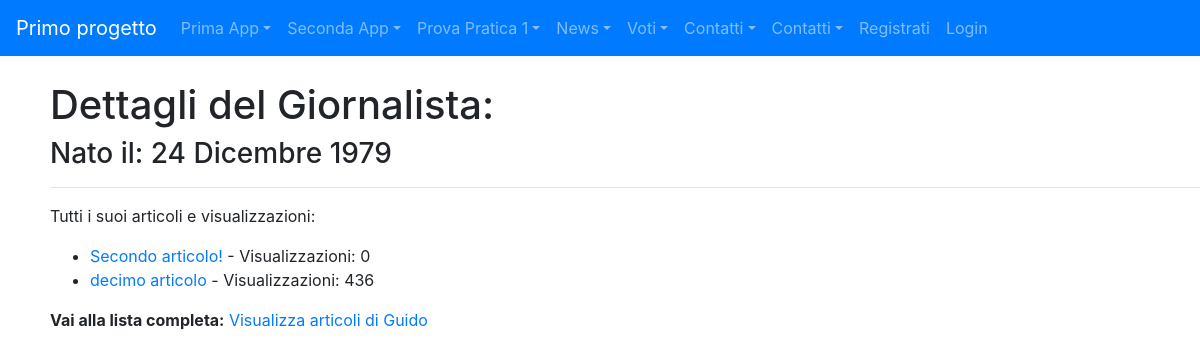
The app's page /news/giornalista_detail/2, older data.
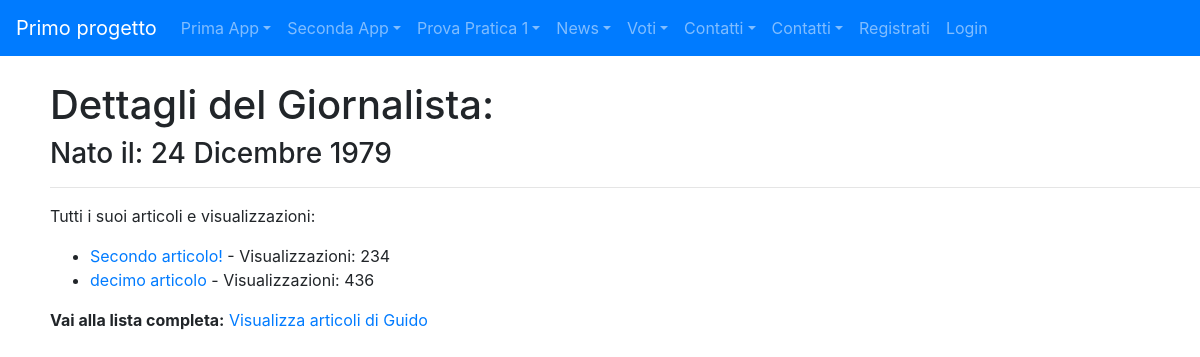
The same page, newer data.
### news/models.py (models this page shows, shortened)
class Articolo(models.Model):
    titolo=models.CharField(max_length=100)
    contenuto=models.TextField()
    giornalista=models.ForeignKey(Giornalista, on_delete=models.CASCADE, related_name="articoli")
    data=models.DateField(blank=True)
    visualizzazioni=models.IntegerField(default=0, blank=True)
    class Meta:
        verbose_name="Articolo"
        verbose_name_plural="Articoli"

### news/views.py (the view)
# urls.py: path("giornalista_detail/<int:pk>", giornalistaDetail, name="giornalista_detail"),
def giornalistaDetail(request, pk):
    giornalista = get_object_or_404(Giornalista, pk=pk)
    articoli = Articolo.objects.filter(giornalista=giornalista)
    context = {"giornalista": giornalista, "articoli": articoli}
    return render(request, "giornalista_detail.html", context)

### news/templates/news/giornalista_detail.html (shortened to what this page needs)
{% extends 'base.html' %}
{% block content %}
  <h1>Dettagli del Giornalista: {{ articolo.giornalista }}</h1>
  <h3>Nato il: {{ giornalista.anno_di_nascita }}</h3>
  <hr />
  <p>Tutti i suoi articoli e visualizzazioni:</p>
  <ul>
    {% for articolo in articoli %}
      <li>
        <a href="{% url 'news:lista_articoli' articolo.id %}">{{ articolo.titolo }}</a>
        - Visualizzazioni: {{ articolo.visualizzazioni }}
      </li>
    {% empty %}
      <li>Nessun articolo trovato per questo giornalista.</li>
    {% endfor %}
  </ul>
  <p>
    <strong>Vai alla lista completa:</strong>
    <a href="{% url 'news:lista_articoli' giornalista.id %}">
      Visualizza articoli di {{ giornalista.nome }}
    </a>
  </p>
{% endblock %}

Row changes from the older to the newer data that the page shows:
changed Articolo "Secondo articolo!": visualizzazioni "0" → "234"
